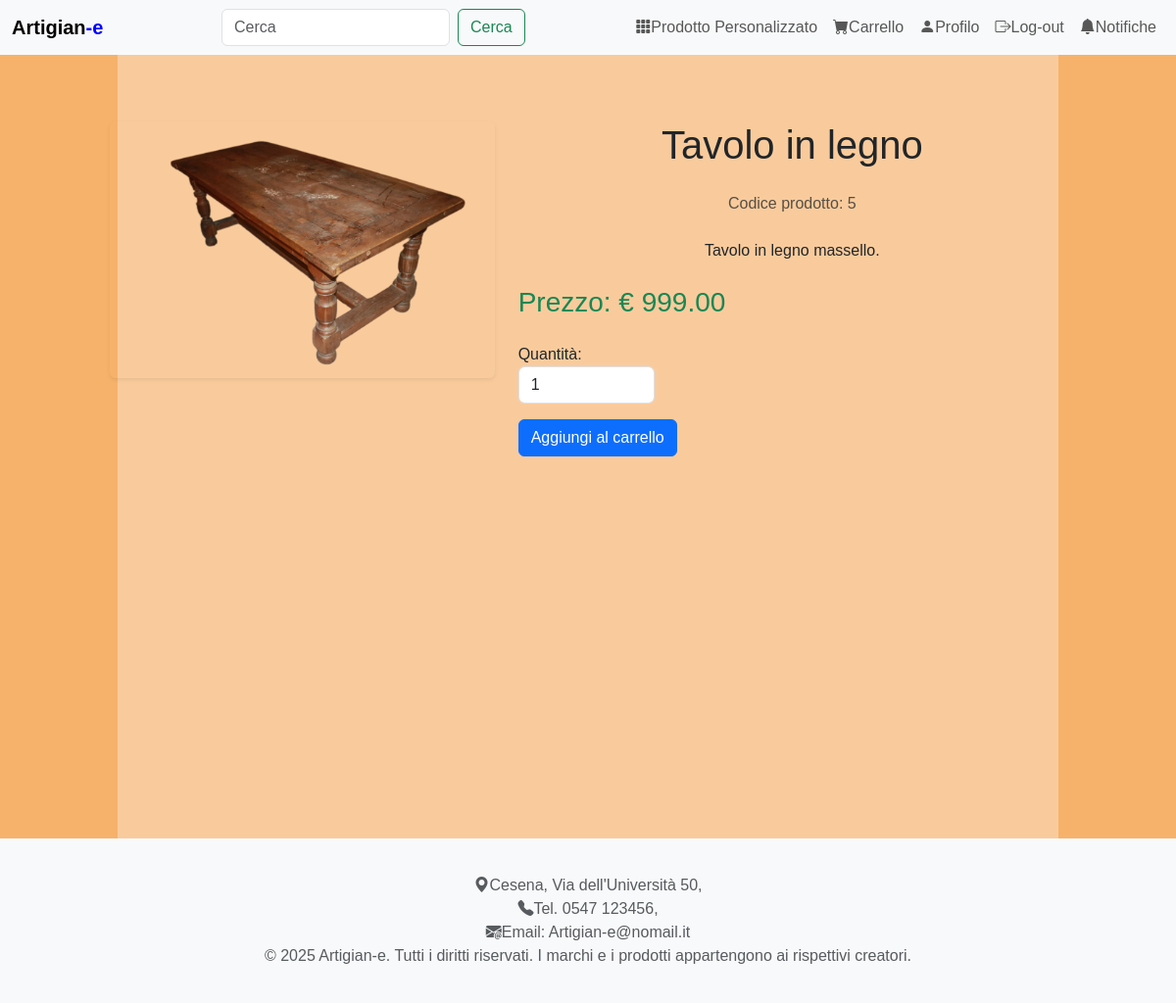
The app's page /pages/product.php?productId=5 with its own data.
### tables this page shows
create table PRODOTTO (
	Costo decimal(8,2) not null,
	Nome VARCHAR(25) not null,
	Descrizione VARCHAR(1000) not null,
	PathImmagine VARCHAR(255) not null,
	productID INT not null AUTO_INCREMENT,
	categoryID INT not null,
	Email VARCHAR(100) not null,
	primary key (productID),
	unique (categoryID, productID));

### DataBase/Database.php (called while the page is built, shortened)
<?php
class DatabaseHelper
{
    private $db;
    public function __construct($servername, $username, $password, $dbname, $port)
    {
        $this->db = new mysqli($servername, $username, $password, $dbname, $port);
    }
    public function getProductById($productID)
{
    $query = "SELECT * FROM PRODOTTO WHERE productID = ?";
    $stmt = $this->db->prepare($query);
    $stmt->bind_param('i', $productID);
    $stmt->execute();
    $result = $stmt->get_result();
    return $result->fetch_assoc();
}
}
?>

### includes/bootstrap.php (called while the page is built, shortened)
<?php
require_once("../database/Database.php");
$dbh = new DatabaseHelper("localhost", "root", "", "db_artigiany", 3306);

### pages/product.php (the view, shortened to what this page needs)
<?php
include_once("../includes/bootstrap.php");
$productId = intval($_GET['productId']);
$product = $dbh->getProductById($productId);
include("../includes/header.php");
?>
<main>
    <div class="container-page">
        <div id="main-content">
    <div class="container py-5">
        <div class="row">
            <div class="col-md-5">
                <img src="<?= htmlspecialchars($product['PathImmagine']) ?>"
                     alt="<?= htmlspecialchars($product['Nome']) ?>"
                     class="img-fluid rounded shadow-sm">
            </div>
            <div class="col-md-7">
                <h1 class="mb-4"><?= htmlspecialchars($product['Nome']) ?></h1>
                <p class="text-muted">Codice prodotto: <?= htmlspecialchars($product['productID']) ?></p>
                <p class="mt-4"><?= nl2br(htmlspecialchars($product['Descrizione'])) ?></p>
                <h3 class="mt-4 text-success">Prezzo: € <?= number_format($product['Costo'], 2) ?></h3>
                <form method="POST" action="add_to_cart.php">
                    <div class="form-group mt-4">
                        <label for="quantity">Quantità:</label>
                        <input type="number" id="quantity" name="quantity" class="form-control w-25" value="1" min="1" required>
                    </div>
                    <button type="submit" class="btn btn-primary mt-3">Aggiungi al carrello</button>
                </form>
            </div>
        </div>
    </div>
</div>
</div>
</main>
<?php
include("../includes/footer.php");
?>

### CSS/styles.css (style rules this page uses)
body { font-family: Arial, sans-serif; background: linear-gradient(to right, #F6B26B 10%, #F9CB9C 10%, #F9CB9C 90%, #F6B26B 90%); min-height: 100vh; }
.container-page { display: flex; flex-direction: column; min-height: 100vh; }
#main-content { flex: 1; }
.container { display: flex; flex-direction: column; align-items: center; max-width: 1000px; margin: 20px auto; }
h1, p { text-align: center; }

### records on screen
prodotto: PathImmagine (picture), Nome "Tavolo in legno", productID "5", Descrizione "Tavolo in legno massello.", Costo "999.00"
